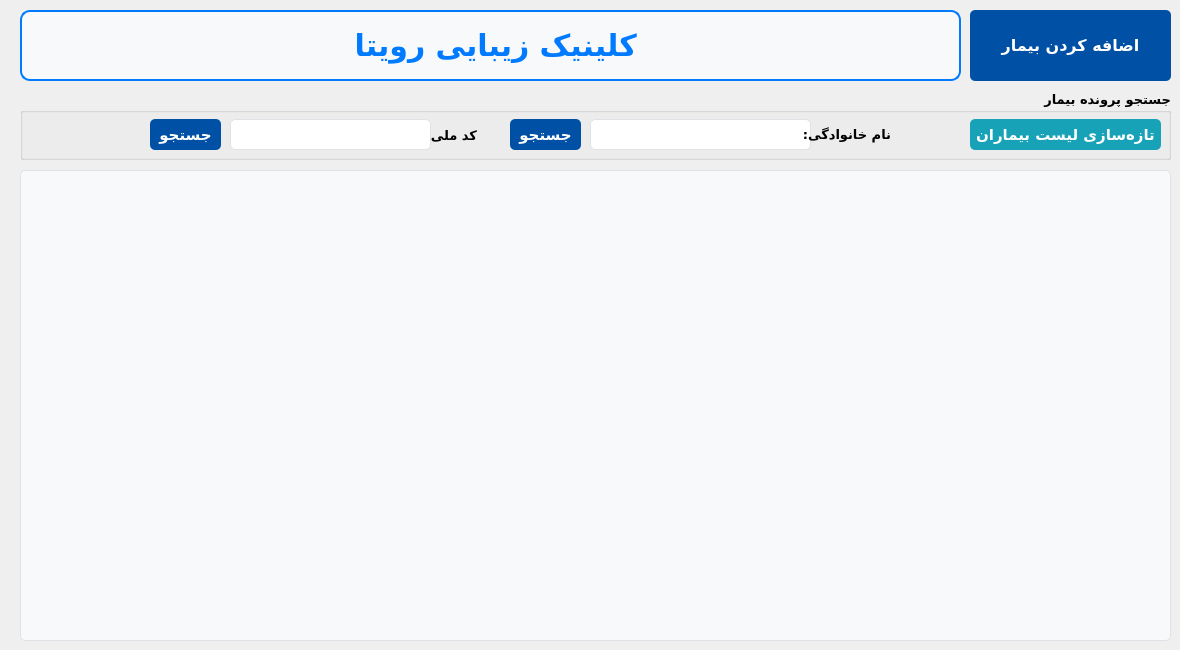
    <widget class="QWidget" name="main_tab">
     <attribute name="title">
      <string>صفحه اصلی</string>
     </attribute>
     <widget class="QGroupBox" name="groupBox">
      <property name="geometry">
       <rect>
        <x>20</x>
        <y>89</y>
        <width>1151</width>
        <height>71</height>
       </rect>
      </property>
      <property name="font">
       <font>
        <family>Vazirmatn Black</family>
        <pointsize>10</pointsize>
        <weight>75</weight>
        <bold>true</bold>
       </font>
      </property>
      <property name="layoutDirection">
       <enum>Qt::LeftToRight</enum>
      </property>
      <property name="title">
       <string>جستجو پرونده بیمار</string>
      </property>
      <property name="alignment">
       <set>Qt::AlignRight|Qt::AlignTrailing|Qt::AlignVCenter</set>
      </property>
      <widget class="QLineEdit" name="patientsIdentityCodeSearch_txtbox">
       <property name="geometry">
        <rect>
         <x>210</x>
         <y>30</y>
         <width>201</width>
         <height>31</height>
        </rect>
       </property>
       <property name="layoutDirection">
        <enum>Qt::RightToLeft</enum>
       </property>
       <property name="styleSheet">
        <string notr="true">/* Basic LineEdit styling */
QLineEdit {
    background-color: #ffffff; /* White background */
    border: 1px solid #dee2e6; /* Light grey border */
    border-radius: 5px; /* Rounded corners */
    font-family: 'Vazirmatn', sans-serif; /* Font family */
    font-size: 16px; /* Font size */
    color: #343a40; /* Dark grey text color */
    outline: none; /* Remove default outline */
}

/* Hover effect */
QLineEdit:hover {
    border: 1px solid #007bff; /* Blue border on hover */
}

/* Focus effect */
QLineEdit:focus {
    border: 1px solid #007bff; /* Blue border on focus */
}

/* Disabled state */
QLineEdit:disabled {
    background-color: #e9ecef; /* Light grey background when disabled */
    color: #6c757d; /* Grey text color when disabled */
}

</string>
       </property>
      </widget>
      <widget class="QLabel" name="label_2">
       <property name="geometry">
        <rect>
         <x>410</x>
         <y>40</y>
         <width>47</width>
         <height>13</height>
        </rect>
       </property>
       <property name="text">
        <string>کد ملی:</string>
       </property>
      </widget>
      <widget class="QPushButton" name="patientsLastNameSearch_btn">
       <property name="geometry">
        <rect>
         <x>490</x>
         <y>30</y>
         <width>71</width>
         <height>31</height>
        </rect>
       </property>
       <property name="styleSheet">
        <string notr="true">QPushButton {
    background-color: #0050a5; /* Bootstrap primary blue */
    color: white; /* White text */
    border: none;
    border-radius: 5px; /* Rounded corners */
    font-size: 15px; /* Font size */
    font-weight: bold; /* Bold text */
    text-align: center;
    text-decoration: none;
    font-family: 'Vazirmatn', sans-serif; /* Font family */
}

QPushButton:hover {
    background-color: #0056b3; /* Darker blue on hover */
}

QPushButton:pressed {
    background-color: #004085; /* Even darker blue on press */
}
</string>
       </property>
       <property name="text">
        <string>جستجو</string>
       </property>
      </widget>
      <widget class="QLineEdit" name="patientsLastNameSearch_txtbox">
       <property name="geometry">
        <rect>
         <x>570</x>
         <y>30</y>
         <width>221</width>
         <height>31</height>
        </rect>
       </property>
       <property name="layoutDirection">
        <enum>Qt::LeftToRight</enum>
       </property>
       <property name="styleSheet">
        <string notr="true">/* Basic LineEdit styling */
QLineEdit {
    background-color: #ffffff; /* White background */
    border: 1px solid #dee2e6; /* Light grey border */
    border-radius: 5px; /* Rounded corners */
    font-family: 'Vazirmatn', sans-serif; /* Font family */
    font-size: 16px; /* Font size */
    color: #343a40; /* Dark grey text color */
    outline: none; /* Remove default outline */
}

/* Hover effect */
QLineEdit:hover {
    border: 1px solid #007bff; /* Blue border on hover */
}

/* Focus effect */
QLineEdit:focus {
    border: 1px solid #007bff; /* Blue border on focus */
}

/* Disabled state */
QLineEdit:disabled {
    background-color: #e9ecef; /* Light grey background when disabled */
    color: #6c757d; /* Grey text color when disabled */
}

</string>
       </property>
       <property name="locale">
        <locale language="Persian" country="Iran"/>
       </property>
       <property name="alignment">
        <set>Qt::AlignLeading|Qt::AlignLeft|Qt::AlignVCenter</set>
       </property>
      </widget>
      <widget class="QPushButton" name="patientsIdentityCodeSearch_btn">
       <property name="geometry">
        <rect>
         <x>130</x>
         <y>30</y>
         <width>71</width>
         <height>31</height>
        </rect>
       </property>
       <property name="styleSheet">
        <string notr="true">QPushButton {
    background-color: #0050a5; /* Bootstrap primary blue */
    color: white; /* White text */
    border: none;
    border-radius: 5px; /* Rounded corners */
    font-size: 15px; /* Font size */
    font-weight: bold; /* Bold text */
    text-align: center;
    text-decoration: none;
    font-family: 'Vazirmatn', sans-serif; /* Font family */
}

QPushButton:hover {
    background-color: #0056b3; /* Darker blue on hover */
}

QPushButton:pressed {
    background-color: #004085; /* Even darker blue on press */
}
</string>
       </property>
       <property name="text">
        <string>جستجو</string>
       </property>
      </widget>
      <widget class="QLabel" name="label_6">
       <property name="geometry">
        <rect>
         <x>770</x>
         <y>30</y>
         <width>101</width>
         <height>31</height>
        </rect>
       </property>
       <property name="text">
        <string>نام خانوادگی:</string>
       </property>
      </widget>
      <widget class="QPushButton" name="refreshPatientsList_btn">
       <property name="geometry">
        <rect>
         <x>950</x>
         <y>30</y>
         <width>191</width>
         <height>31</height>
        </rect>
       </property>
       <property name="font">
        <font>
         <family>Vazirmatn,sans-serif</family>
         <pointsize>11</pointsize>
         <weight>75</weight>
         <bold>true</bold>
         <underline>false</underline>
         <strikeout>false</strikeout>
        </font>
       </property>
       <property name="styleSheet">
        <string notr="true">QPushButton {
    background-color: #17a2b8; /* Bootstrap primary blue */
    color: white; /* White text */
    border: none;
    border-radius: 5px; /* Rounded corners */
    font-weight: bold; /* Bold text */
    text-align: center;
    text-decoration: none;
    font-family: 'Vazirmatn', sans-serif; /* Font family */
}

QPushButton:hover {
    background-color: #0056b3; /* Darker blue on hover */
}

QPushButton:pressed {
    background-color: #004085; /* Even darker blue on press */
}
</string>
       </property>
       <property name="text">
        <string>تازه‌سازی لیست بیماران</string>
       </property>
      </widget>
     </widget>
     <widget class="QLabel" name="label_3">
      <property name="geometry">
       <rect>
        <x>20</x>
        <y>10</y>
        <width>941</width>
        <height>71</height>
       </rect>
      </property>
      <property name="font">
       <font>
        <family>A Rezvan-fat,sans-serif</family>
        <pointsize>-1</pointsize>
        <weight>75</weight>
        <bold>true</bold>
       </font>
      </property>
      <property name="layoutDirection">
       <enum>Qt::RightToLeft</enum>
      </property>
      <property name="autoFillBackground">
       <bool>false</bool>
      </property>
      <property name="styleSheet">
       <string notr="true">/* Basic styling for the company name label */
QLabel {
    color: #007bff; /* Bootstrap primary blue text color */
    font-family: 'A Rezvan-fat', sans-serif; /* Font family */
    font-size: 30px; /* Larger font size for prominence */
    font-weight: bold; /* Bold text */
    padding: 10px; /* Padding around the text */
    border: 2px solid #007bff; /* Optional: Border with the same blue color */
    border-radius: 10px; /* Rounded corners */
    background-color: #f8f9fa; /* Light grey background to make it stand out */
    text-align: center; /* Center-align the text */
}

/* Hover effect */
QLabe:hover {
    color: #0056b3; /* Darker blue on hover */
    border-color: #0056b3; /* Match border color on hover */
}
</string>
      </property>
      <property name="text">
       <string>کلینیک زیبایی رویتا </string>
      </property>
      <property name="alignment">
       <set>Qt::AlignCenter</set>
      </property>
     </widget>
     <widget class="QListWidget" name="patients_lst">
      <property name="geometry">
       <rect>
        <x>20</x>
        <y>170</y>
        <width>1151</width>
        <height>471</height>
       </rect>
      </property>
      <property name="font">
       <font>
        <family>Vazirmatn,sans-serif</family>
        <pointsize>13</pointsize>
       </font>
      </property>
      <property name="mouseTracking">
       <bool>false</bool>
      </property>
      <property name="autoFillBackground">
       <bool>false</bool>
      </property>
      <property name="styleSheet">
       <string notr="true">/* Basic ListWidget styling */
QListWidget {
    background-color: #f8f9fa; /* Light grey background */
    border: 1px solid #dee2e6; /* Border color */
    border-radius: 5px; /* Rounded corners */
    padding: 5px; /* Padding inside the list */
    font-family: 'Vazirmatn', sans-serif; /* Font family */
    outline: 0; /* Remove focus indicator */
}

/* Item styling */
QListWidget::item {
    padding: 10px 5px; /* Padding for each item */
    margin: 5px 0; /* Margin between items */
    background-color: #ffffff; /* White background for items */
    border-radius: 5px; /* Rounded corners for items */
    color: #343a40; /* Dark grey text color */
    outline: 0; /* Remove focus indicator */
}

/* Hover effect for items */
QListWidget::item:hover {
    background-color: #e9ecef; /* Light grey background on hover */
}

/* Selected item styling */
QListWidget::item:selected {
    background-color: #0050a5;
	color: white;
}

/* Scroll bar styling */
QScrollBar:vertical {
    background: #f8f9fa; /* Light grey background for the scroll bar */
    width: 12px; /* Width of the vertical scroll bar */
    margin: 22px 0 22px 0; /* Margin to fit the top and bottom arrows */
    border: 1px solid #dee2e6; /* Border color */
    border-radius: 5px; /* Rounded corners */
}

QScrollBar::handle:vertical {
    background: #ced4da; /* Medium grey handle */
    min-height: 20px; /* Minimum height of the handle */
    border-radius: 5px; /* Rounded corners */
}

QScrollBar::add-line:vertical,
QScrollBar::sub-line:vertical {
    background: #ced4da; /* Medium grey for arrows */
    height: 20px;
    subcontrol-origin: margin;
    subcontrol-position: top;
    border-radius: 5px; /* Rounded corners */
}

QScrollBar::add-page:vertical, QScrollBar::sub-page:vertical {
    background: none;
}
</string>
      </property>
      <property name="frameShape">
       <enum>QFrame::StyledPanel</enum>
      </property>
      <property name="frameShadow">
       <enum>QFrame::Raised</enum>
      </property>
      <property name="lineWidth">
       <number>1</number>
      </property>
      <property name="midLineWidth">
       <number>0</number>
      </property>
      <property name="dragDropOverwriteMode">
       <bool>false</bool>
      </property>
      <property name="alternatingRowColors">
       <bool>false</bool>
      </property>
      <property name="viewMode">
       <enum>QListView::ListMode</enum>
      </property>
      <property name="uniformItemSizes">
       <bool>false</bool>
      </property>
      <property name="wordWrap">
       <bool>false</bool>
      </property>
      <property name="sortingEnabled">
       <bool>false</bool>
      </property>
     </widget>
     <widget class="QPushButton" name="addPatient_btn">
      <property name="geometry">
       <rect>
        <x>970</x>
        <y>10</y>
        <width>201</width>
        <height>71</height>
       </rect>
      </property>
      <property name="font">
       <font>
        <family>Vazirmatn,sans-serif</family>
        <pointsize>-1</pointsize>
        <weight>75</weight>
        <bold>true</bold>
        <underline>false</underline>
        <strikeout>false</strikeout>
       </font>
      </property>
      <property name="styleSheet">
       <string notr="true">QPushButton {
    background-color: #0050a5; /* Bootstrap primary blue */
    color: white; /* White text */
    border: none;
    border-radius: 5px; /* Rounded corners */
    padding: 10px 20px; /* Padding */
    font-size: 16px; /* Font size */
    font-weight: bold; /* Bold text */
    text-align: center;
    text-decoration: none;
    font-family: 'Vazirmatn', sans-serif; /* Font family */
}

QPushButton:hover {
    background-color: #0056b3; /* Darker blue on hover */
}

QPushButton:pressed {
    background-color: #004085; /* Even darker blue on press */
}
</string>
      </property>
      <property name="text">
       <string>اضافه کردن بیمار</string>
      </property>
     </widget>
    </widget>
